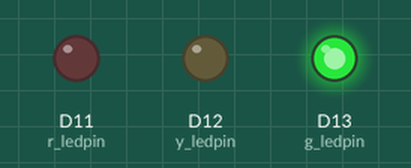
Recording of a sketch running on a simulated STM32 Nucleo. On the bench: output pins drawn as LEDs (lit = HIGH).

Above: at 0.5 s.
At 1.1 s:
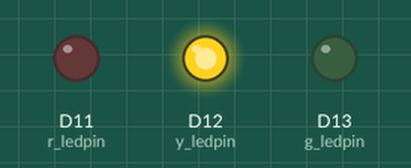
At 3.9 s:
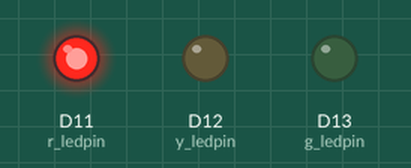
Timing chart, 0 to 5.1 s (numbered marks = the images above):
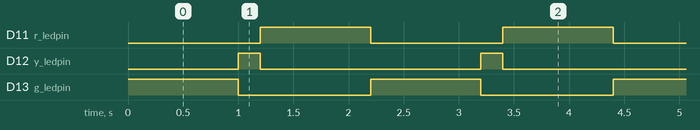

The sketch:

sketch.ino
```cpp
#define g_ledpin 13
#define y_ledpin 12
#define r_ledpin 11

void setup() {
    pinMode(g_ledpin, OUTPUT);
    pinMode(y_ledpin, OUTPUT);
    pinMode(r_ledpin, OUTPUT);
}

void loop() {
  digitalWrite(g_ledpin, HIGH);
  digitalWrite(y_ledpin, LOW);
  digitalWrite(r_ledpin, LOW);
  delay(1000);
  digitalWrite(g_ledpin, LOW);
  digitalWrite(y_ledpin, HIGH);
  digitalWrite(r_ledpin, LOW);
  delay(200);
  digitalWrite(g_ledpin, LOW);
  digitalWrite(y_ledpin, LOW);
  digitalWrite(r_ledpin, HIGH);
  delay(1000);


}
```

Measured:
- by itself, D11 (r_ledpin), D13 (g_ledpin): alternates HIGH for 1.0 s and LOW for 1.2 s
- by itself, D12 (y_ledpin): alternates HIGH for 0.20 s and LOW for 2.0 s
- by itself, everything shown: repeats every 2.2 s, in 3 steps
